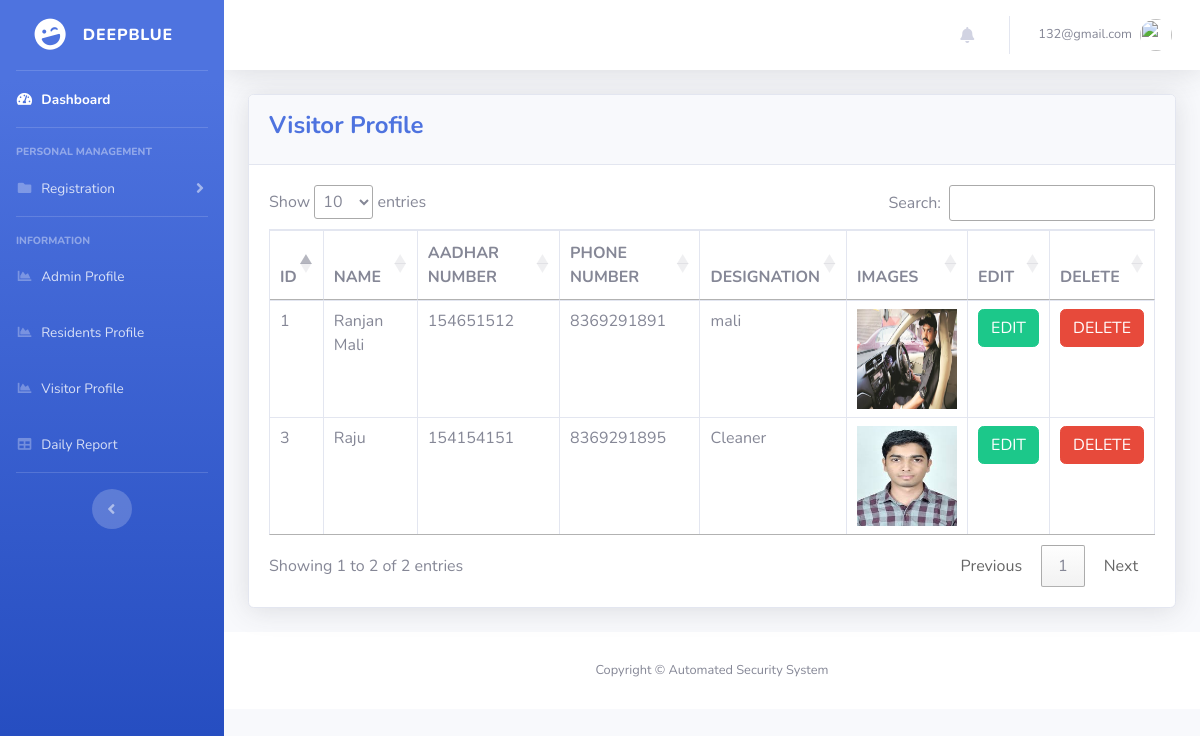
Page /DeepBlue/admin_visitor_profile.php (signed in) on the committed database.
### tables this page shows
CREATE TABLE `admin_visitor` (
  `id` int(11) NOT NULL,
  `Name` varchar(45) NOT NULL,
  `aadharNo` bigint(20) NOT NULL,
  `phoneNumber` bigint(20) NOT NULL,
  `designation` varchar(45) NOT NULL,
  `images` varchar(256) NOT NULL
);

### DeepBlue/admin_visitor_profile.php (the view, shortened to what this page needs)
<?php
include('security.php');
include('includes/header.php');
include('includes/navbar.php');
?>
<div class="container-fluid">
    <div class="card shadow mb-4">
        <div class="card-header py-3">
            <h4 class="m-@ font-weight-bold text-primary">Visitor Profile
            </h4>
        </div>
        <div class="card-body">
            <div class="table-responsive">
                <?php
                $query = "SELECT * FROM  admin_visitor ";
                $query_run = mysqli_query($connection, $query);
                if (mysqli_num_rows($query_run) > 0) {
                ?>
                    <table class="table table-bordered" id="dataTable" width="100%" cellspacing="0">
                        <thead>
                            <tr>
                                <th>ID</th>
                                <th>NAME</th>
                                <th>AADHAR NUMBER</th>
                                <th>PHONE NUMBER</th>
                                <th>DESIGNATION</th>
                                <th>IMAGES</th>
                                <th>EDIT</th>
                                <th>DELETE</th>
                            </tr>
                        </thead>
                        <tbody>
                            <?php
                            while ($row = mysqli_fetch_assoc($query_run)) {
                            ?>
                                <tr>
                                    <td><?php echo $row['id'] ?></td>
                                    <td><?php echo $row['Name'] ?></td>
                                    <td><?php echo $row['aadharNo'] ?></td>
                                    <td><?php echo $row['phoneNumber'] ?></td>
                                    <td><?php echo $row['designation'] ?></td>
                                    <td><?php echo '<img src="upload/visitor/' . $row['images'] . '" width="100px;" height="100px" alt="Image">' ?> </td>
                                    <td>
                                        <form action="admin_visitor_edit.php" method="POST">
                                            <button type="submit" name="edit_data_btn" class="btn btn-success">EDIT</button>
                                        </form>
                                    </td>
                                    <td>
                                        <form action="admin_visitor_action.php" method="POST">
                                            <button type="submit" name="admin_delete_btn" class="btn btn-danger">DELETE</button>
                                        </form>
                                    </td>
                                </tr>
                            <?php
                            }
                            ?>
                        </tbody>
                    </table>
                <?php
                } else {
                    echo "No record Found";
                }
                ?>
            </div>
        </div>
    </div>
</div>
<?php
include('includes/footer.php');
?>

### rows in the picture
admin_visitor: id "1", Name "Ranjan Mali", aadharNo "154651512", phoneNumber "8369291891", designation "mali", images (picture)
admin_visitor: id "3", Name "Raju", aadharNo "154154151", phoneNumber "8369291895", designation "Cleaner", images (picture)

### other values in the picture
$_SESSION['username'] "132@gmail.com"
